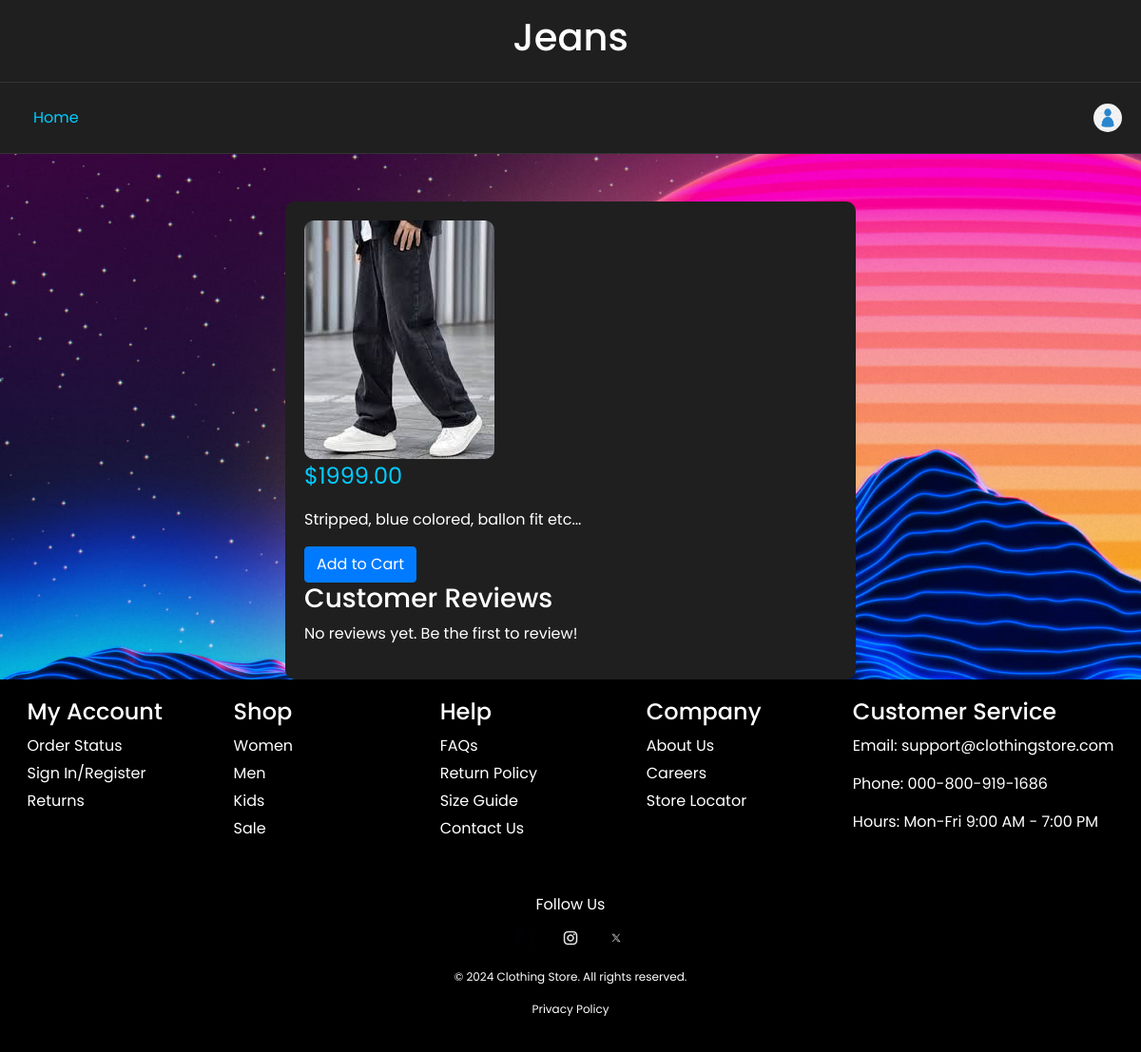
/customer/product_details.php?id=12, run on the app's committed database.
### tables this page shows
CREATE TABLE `products` (
  `id` int(11) NOT NULL,
  `name` varchar(255) NOT NULL,
  `price` decimal(10,2) NOT NULL,
  `description` text DEFAULT NULL,
  `image` varchar(255) DEFAULT NULL,
  `created_at` timestamp NOT NULL DEFAULT current_timestamp(),
  `category_id` int(11) DEFAULT NULL,
  `stock` int(11) DEFAULT 0
);

### customer/product_details.php (the view, shortened to what this page needs)
<?php
$conn = new mysqli("localhost", "root", "", "cloth");
if (isset($_GET['id'])) {
    $product_id = $_GET['id'];
    $stmt = $conn->prepare("SELECT id, name, price, description, image, stock FROM products WHERE id = ?");
    $stmt->bind_param("i", $product_id);
    $stmt->execute();
    $result = $stmt->get_result();
    $product = $result->fetch_assoc();
    $review_stmt = $conn->prepare("SELECT r.rating, r.comment, u.full_name
                                   FROM reviews r
                                   JOIN users u ON r.user_id = u.id
                                   WHERE r.product_id = ?");
    $review_stmt->bind_param("i", $product_id);
    $review_stmt->execute();
    $reviews_result = $review_stmt->get_result();
} else {
    die("Invalid product ID.");
}
?>
<!DOCTYPE html>
<html lang="en">
<head>
    <link rel="stylesheet" href="https://stackpath.bootstrapcdn.com/bootstrap/4.3.1/css/bootstrap.min.css">
</head>
<body>
<div class="header">
    <h1><?php echo htmlspecialchars($product['name']); ?></h1>
</div>
<div class="sticky-nav">
    <a href="browse_products.php">Home</a>
    <div class="profile-icon" id="profileDropdown">
        <img src="../uploads/profile.jpg" alt="Profile">
    </div>
</div>
<div class="container">
    <img src="../uploads/<?php echo htmlspecialchars($product['image']); ?>" class="product-img" alt="<?php echo htmlspecialchars($product['name']); ?>">
    <p class="price">$<?php echo htmlspecialchars($product['price']); ?></p>
    <p><?php echo htmlspecialchars($product['description']); ?></p>
    <form method="POST">
        <button type="submit" name="add_to_cart" class="btn btn-primary">Add to Cart</button>
    </form>
    <div class="review-section">
        <h3>Customer Reviews</h3>
        <?php if ($reviews_result->num_rows > 0): ?>
            <?php while ($review = $reviews_result->fetch_assoc()): ?>
                <div class="review">
                    <strong><?php echo htmlspecialchars($review['full_name']); ?></strong>
                    <p>Rating: <?php echo htmlspecialchars($review['rating']); ?> ★</p>
                    <p><?php echo htmlspecialchars($review['comment']); ?></p>
                </div>
            <?php endwhile; ?>
        <?php else: ?>
            <p>No reviews yet. Be the first to review!</p>
        <?php endif; ?>
    </div>
</div>
<footer class="footer">
    <div class="footer-container">
        <div class="footer-section">
            <h4>My Account</h4>
            <ul>
                <li><a href="#">Order Status</a></li>
                <li><a href="#">Sign In/Register</a></li>
                <li><a href="#">Returns</a></li>
            </ul>
        </div>
        <div class="footer-section">
            <h4>Shop</h4>
            <ul>
                <li><a href="#">Women</a></li>
                <li><a href="#">Men</a></li>
                <li><a href="#">Kids</a></li>
                <li><a href="#">Sale</a></li>
            </ul>
        </div>
        <div class="footer-section">
            <h4>Help</h4>
            <ul>
                <li><a href="#">FAQs</a></li>
                <li><a href="#">Return Policy</a></li>
                <li><a href="#">Size Guide</a></li>
                <li><a href="#">Contact Us</a></li>
            </ul>
        </div>
        <div class="footer-section">
            <h4>Company</h4>
            <ul>
                <li><a href="#">About Us</a></li>
                <li><a href="#">Careers</a></li>
                <li><a href="#">Store Locator</a></li>
            </ul>
        </div>
        <div class="footer-section">
            <h4>Customer Service</h4>
            <p>Email: support@clothingstore.com</p>
            <p>Phone: 000-800-919-1686</p>
            <p>Hours: Mon-Fri 9:00 AM - 7:00 PM</p>
        </div>
    </div>
    <div class="social-media">
        <p>Follow Us</p>
        <a href="#"><img src="../uploads/facebook.png" alt="Facebook"></a>
        <a href="#"><img src="../uploads/instagram.png" alt="Instagram"></a>
        <a href="#"><img src="../uploads/twitter.png" alt="Twitter"></a>
    </div>
    <div class="footer-bottom">
        <p>&copy; 2024 Clothing Store. All rights reserved.</p>
        <p><a href="#">Privacy Policy</a></p>
    </div>
</footer>
</body>
</html>

### customer/product_details.php (style rules this page uses)
body { margin: 0; font-family: Arial, sans-serif; background-color: #f4f4f4; }
.footer { background-color: #000; color: #fff; padding: 20px 0; }
.footer-container { display: flex; justify-content: space-around; flex-wrap: wrap; max-width: 1200px; margin: 0 auto; padding: 0 20px; }
.footer-section { margin-bottom: 20px; min-width: 200px; }
.footer-section h4 { margin-bottom: 10px; }
.footer-section ul { list-style: none; padding: 0; }
.footer-section ul li { margin-bottom: 5px; }
.footer-section ul li a { color: #fff; text-decoration: none; }
.social-media { text-align: center; margin-top: 20px; }
.social-media p { margin-bottom: 10px; }
.social-media a img { width: 24px; margin: 0 10px; }
.footer-bottom { text-align: center; margin-top: 20px; font-size: 12px; }
.footer-bottom a { color: #fff; text-decoration: none; }
body { font-family: 'Poppins', sans-serif; background-image: url('../uploads/mainbg.jpg'); background-size: cover; min-height: 100vh; color: #fff; }
.header, .sticky-nav { background-color: #1f1f1f; padding: 15px; text-align: center; border-bottom: 1px solid #333; }
.sticky-nav { position: sticky; top: 0; display: flex; justify-content: space-between; align-items: center; z-index: 1000; }
.sticky-nav a { color: #00ccff; padding: 10px 20px; text-decoration: none; }
.profile-icon { display: flex; align-items: center; cursor: pointer; }
.profile-icon img { width: 30px; height: 30px; border-radius: 50%; margin-right: 5px; }
.container { margin-top: 50px; background-color: #1f1f1f; border-radius: 10px; padding: 20px; max-width: 600px; }
.product-img { max-width: 100%; height: auto; border-radius: 10px; }
.price { font-size: 1.5rem; color: #00ccff; }

### data on the page
products: name "Jeans", image (picture), price "1999.00", description "Stripped, blue colored, ballon fit etc..."
